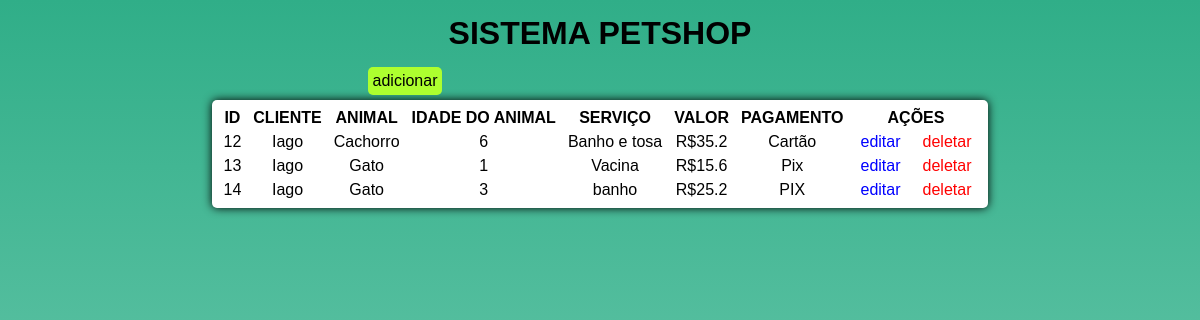
/home/, run on the app's committed database.
### petshop/models.py (models this page shows, shortened)
class Animal( models.Model ):
    id = models.AutoField(primary_key=True)
    cliente = models.CharField(max_length=255, null=False, blank=False)
    animal = models.CharField(max_length=255, null=False, blank=False)
    idade = models.IntegerField(null=False, blank=False)
    servico = models.CharField(max_length=255, null=False, blank=False)
    valor = models.FloatField(null=False, blank=False)
    pagamento = models.CharField(max_length=255, null=False, blank=False)

### petshop/views.py (the view)
# urls.py: 2. Add a URL to urlpatterns:  path('', views.home, name='home')
def home(request):
    dados = {
        'dados': Animal.objects.all()
    }
    return render(request, 'home.html', dados)

### petshop/templates/home.html (shortened to what this page needs)
<!DOCTYPE html>
<html lang="en">
<head>
</head>
<body>
    <h1>SISTEMA PETSHOP</h1>
    <div id="add">
        <a href="{% url 'adicionar' %}" id="b-add">adicionar</a>
    </div>
    <table>
        <tr>
            <th>ID</th>
            <th>CLIENTE</th>
            <th>ANIMAL</th>
            <th>IDADE DO ANIMAL</th>
            <th>SERVIÇO</th>
            <th>VALOR</th>
            <th>PAGAMENTO</th>
            <th colspan="2">AÇÕES</th>
        </tr>
        {% for i in dados %}
        <tr>
            <td>{{i.id}}</td>
            <td>{{i.cliente}}</td>
            <td>{{i.animal}}</td>
            <td>{{i.idade}}</td>
            <td>{{i.servico}}</td>
            <td>R${{i.valor}}</td>
            <td>{{i.pagamento}}</td>
            <td><a href="/editar/{{i.id}}" style="color:blue">editar</a></td>
            <td><a href="/deletar/{{i.id}}" style="color:red">deletar</a></td>
        </tr>
        {% endfor %}
    </table>
</body>
</html>

### petshop/templates/home.html (style rules this page uses)
* { margin: 0; padding: 0; color: black; font-family: sans-serif; }
h1 { text-align: center; margin: 15px; }
body { background-image: linear-gradient(#30ae88, #88d5be); background-repeat: no-repeat; height: 100vh; }
a { text-align: center; padding: 2px 5px; text-decoration: none; }
table { margin: 0 auto; background-color: white; padding: 5px; border-radius: 5px; box-shadow: 0px 0px 10px; }
th,td { padding: 2px 5px; text-align: center; }
#add { width: 100vh; display: grid; justify-content: center; margin: 5px; }
#b-add { background-color: greenyellow; padding: 5px; border-radius: 5px; }

### data on the page
Animal: id "12", cliente "Iago", animal "Cachorro", idade "6", servico "Banho e tosa", valor "35.2", pagamento "Cartão"
Animal: id "13", cliente "Iago", animal "Gato", idade "1", servico "Vacina", valor "15.6", pagamento "Pix"
Animal: id "14", cliente "Iago", animal "Gato", idade "3", servico "banho", valor "25.2", pagamento "PIX"
